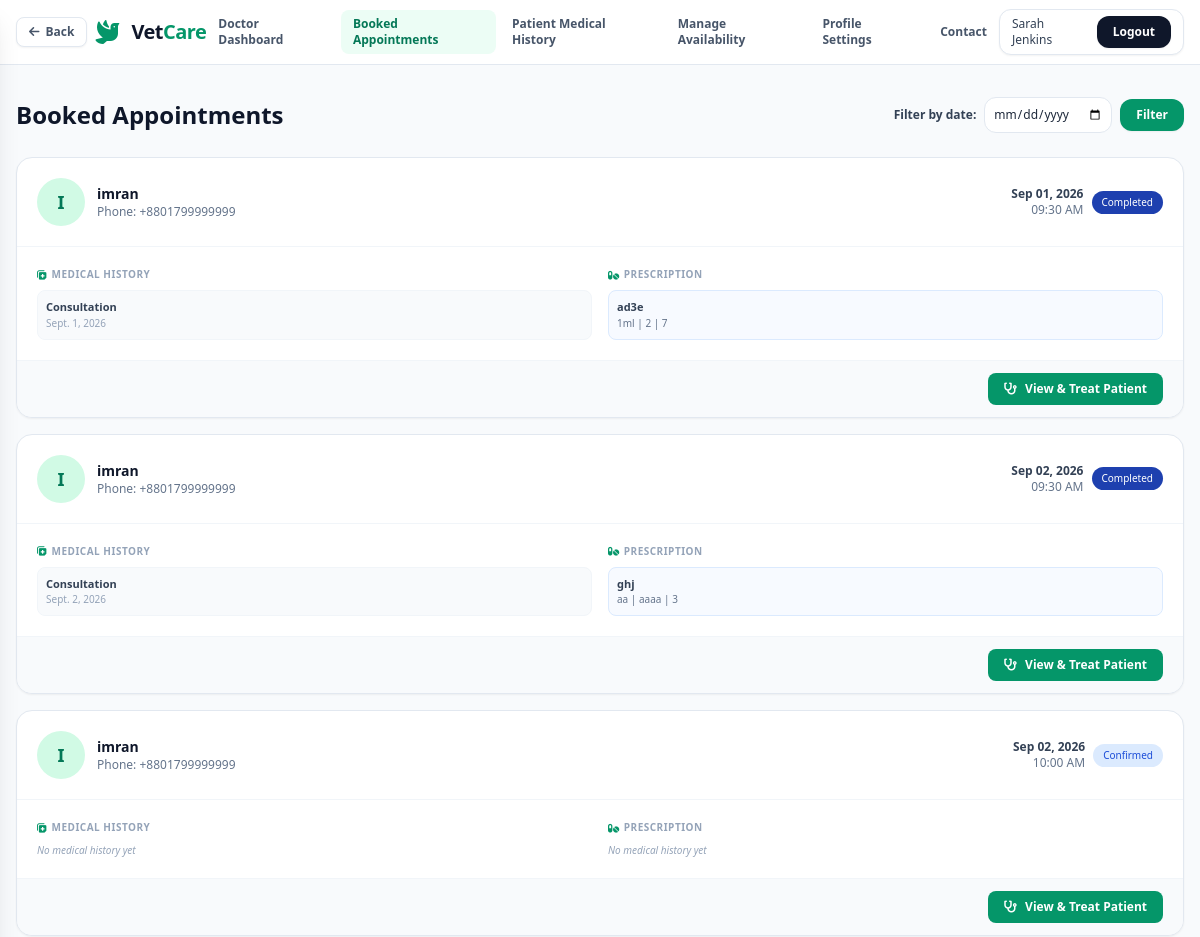
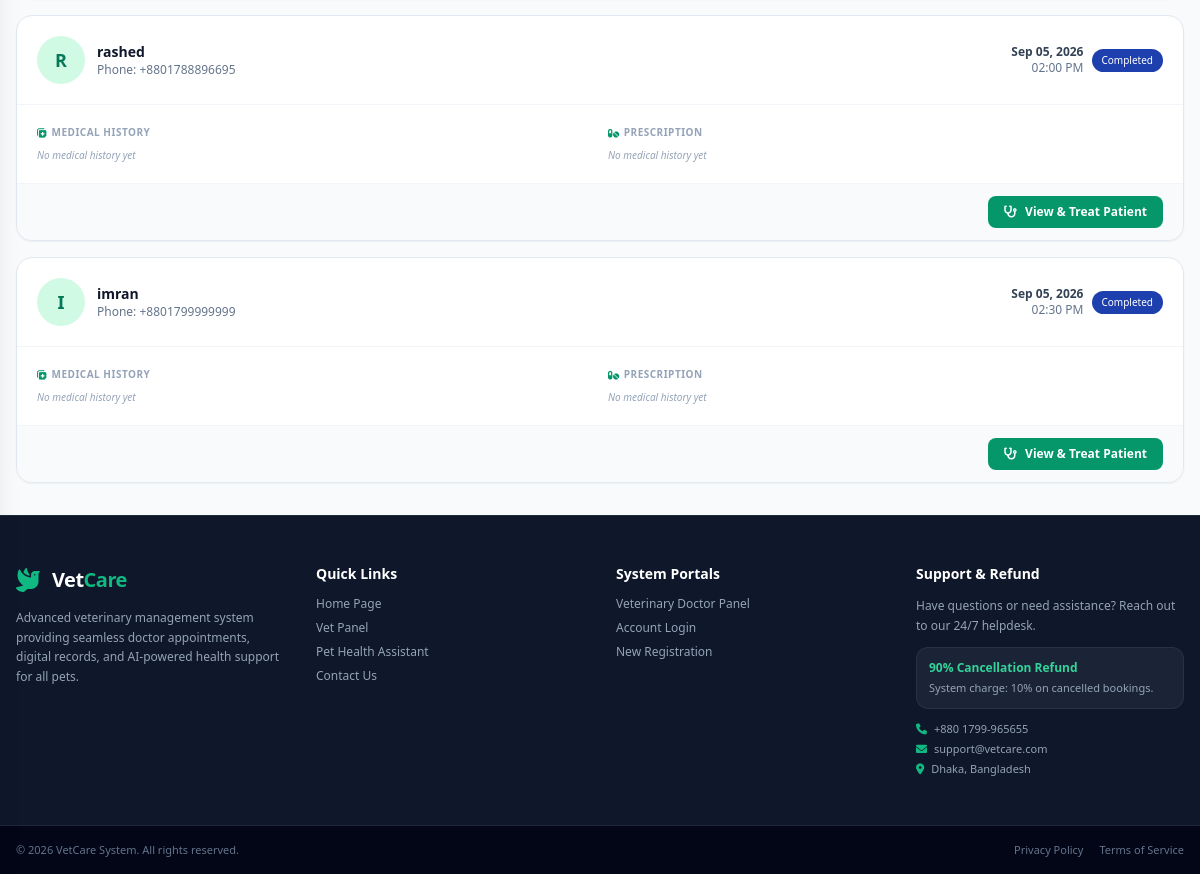
The app's page /vet/booked-appointments/ (signed in), older data (2 pictures, top to bottom).
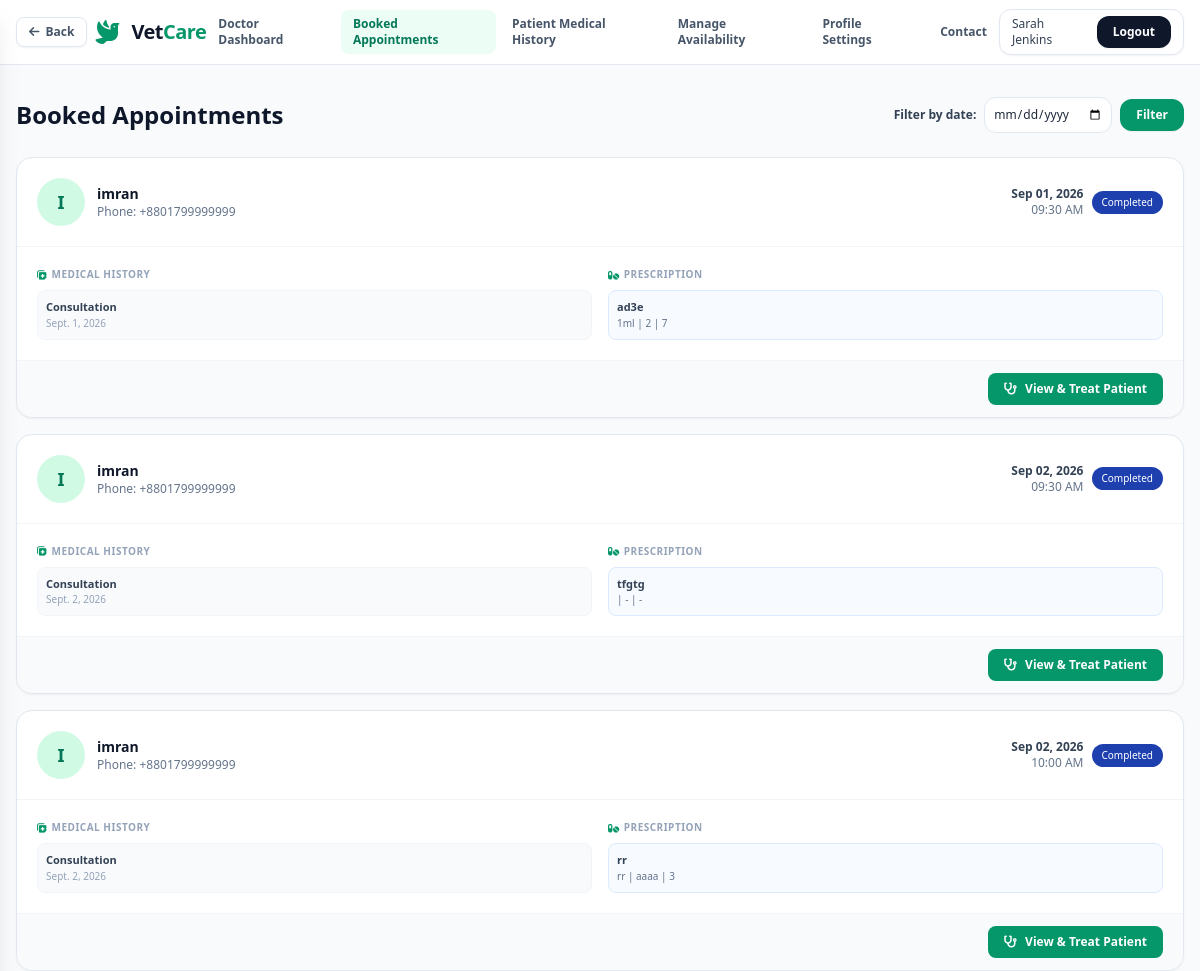
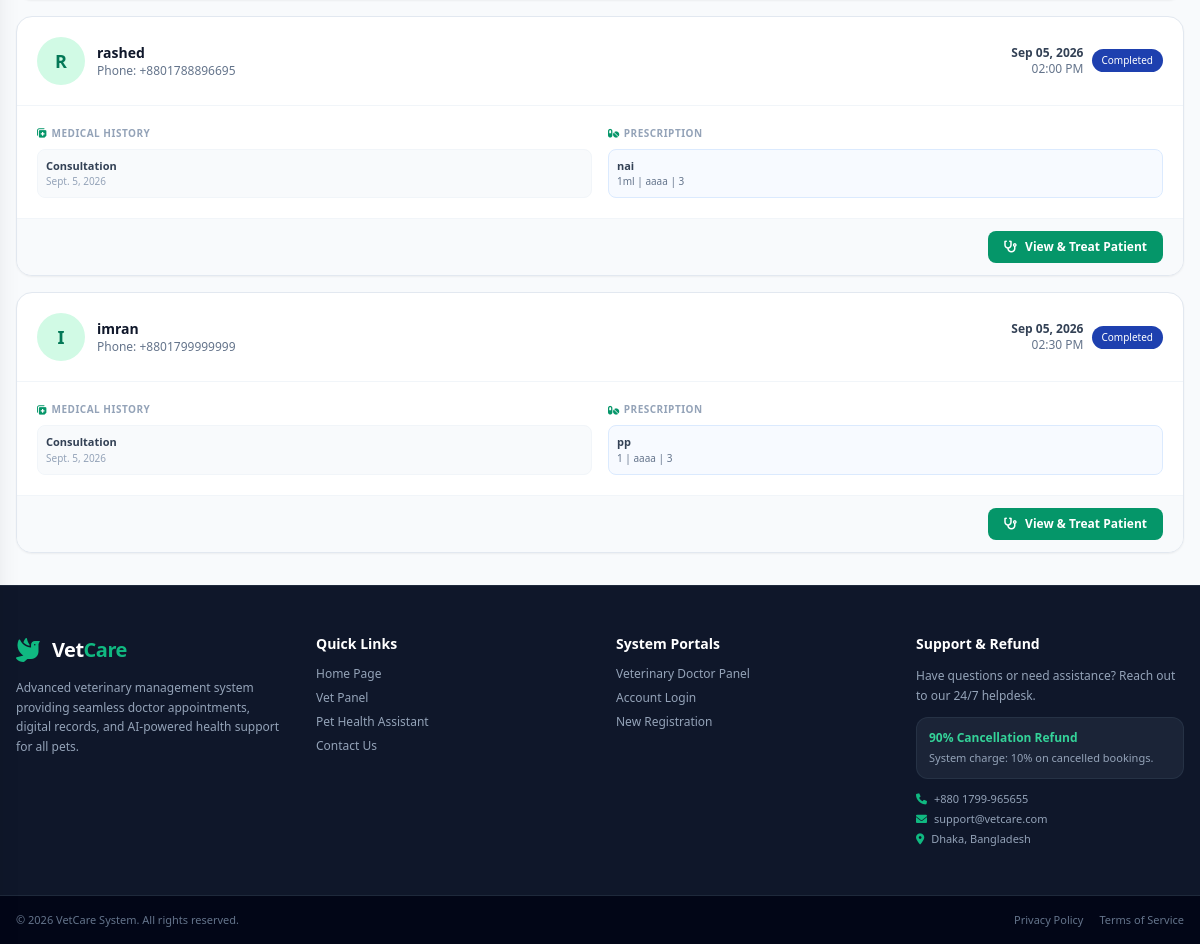
The same page, newer data (2 pictures, top to bottom).
### booking/models.py (models this page shows, shortened)
class Appointment(models.Model):
    STATUS_CHOICES = (
        ('PENDING', 'Pending'),
        ('CONFIRMED', 'Confirmed'),
        ('COMPLETED', 'Completed'),
        ('CANCELLED', 'Cancelled'),
    )
    patient = models.ForeignKey('patient.Patient', on_delete=models.CASCADE, related_name='appointments')
    doctor = models.ForeignKey('vet.Doctor', on_delete=models.CASCADE, related_name='appointments')
    date = models.DateField()
    time = models.TimeField()
    status = models.CharField(max_length=20, choices=STATUS_CHOICES, default='PENDING')
    fee = models.DecimalField(max_digits=8, decimal_places=2, default=1500.00)
    notes = models.TextField(blank=True)
    created_at = models.DateTimeField(auto_now_add=True)
    updated_at = models.DateTimeField(auto_now=True)
    class Meta:
        ordering = ['-date', '-time']

### patient/models.py (models this page shows, shortened)
class Patient(models.Model):
    user = models.OneToOneField(settings.AUTH_USER_MODEL, on_delete=models.CASCADE, related_name='patient_profile')
    pet_name = models.CharField(max_length=100)
    species = models.CharField(max_length=100)
    breed = models.CharField(max_length=100, blank=True)
    age = models.IntegerField(null=True, blank=True)
    weight = models.DecimalField(max_digits=5, decimal_places=2, null=True, blank=True)
    medical_history = models.TextField(blank=True)
    created_at = models.DateTimeField(auto_now_add=True)

class MedicalHistory(models.Model):
    patient = models.ForeignKey(Patient, on_delete=models.CASCADE, related_name='medical_histories')
    appointment = models.ForeignKey('booking.Appointment', on_delete=models.SET_NULL, null=True, blank=True, related_name='medical_histories')
    diagnosis = models.TextField()
    notes = models.TextField(blank=True)
    medical_suggestion = models.TextField(blank=True)
    medicines = models.TextField(blank=True)
    dosage = models.TextField(blank=True)
    frequency = models.CharField(max_length=100, blank=True)
    duration = models.CharField(max_length=100, blank=True)
    date = models.DateField()
    created_at = models.DateTimeField(auto_now_add=True)

### accounts/models.py (models this page shows, shortened)
class User(AbstractUser):
    ROLE_CHOICES = (
        ('PATIENT', 'Patient'),
        ('DOCTOR', 'Doctor'),
        ('ADMIN', 'Admin'),
    )
    role = models.CharField(max_length=20, choices=ROLE_CHOICES, default='PATIENT')
    phone = models.CharField(max_length=20, blank=True)
    country_code = models.CharField(max_length=5, default='+880', blank=True)
    address = models.TextField(blank=True)
    created_at = models.DateTimeField(auto_now_add=True)

### vet/views.py (the view)
# urls.py: path('vet/booked-appointments/', views.booked_appointments, name='vet_booked_appointments'),
@login_required
def booked_appointments(request):
    if request.user.role != 'DOCTOR':
        return render(request, '403.html', status=403)
    from datetime import datetime
    from patient.models import MedicalHistory
    selected_date_str = request.GET.get('date', '').strip()
    selected_date = None
    if selected_date_str:
        try:
            selected_date = datetime.strptime(selected_date_str, '%Y-%m-%d').date()
        except ValueError:
            selected_date = None
    try:
        doctor = request.user.doctor_profile
        appointments = doctor.appointments.filter(
            payment__status='PAID',
            status__in=['CONFIRMED', 'COMPLETED'],
        ).select_related('patient__user', 'payment').order_by('date', 'time')
        if selected_date is not None:
            appointments = appointments.filter(date=selected_date)
        appointment_data = []
        for apt in appointments:
            histories = apt.patient.medical_histories.filter(appointment=apt).order_by('-date')
            appointment_data.append({
                'appointment': apt,
                'histories': histories,
            })
    except Exception:
        doctor = None
        appointment_data = []
    context = {
        'doctor': doctor,
        'appointment_data': appointment_data,
        'selected_date': selected_date_str,
        'today': datetime.now().date(),
    }
    return render(request, 'vet_booked_appointments.html', context)

### vetcure/templates/vet_booked_appointments.html (shortened to what the changed rows need)
{% extends 'base.html' %}
{% block content %}
<div class="flex-grow max-w-7xl w-full mx-auto px-4 py-8">
    <div class="flex flex-col md:flex-row md:items-center md:justify-between gap-4 mb-6">
        <h1 class="text-2xl font-bold text-slate-900">Booked Appointments</h1>
    </div>
    <div class="space-y-4">
        {% for data in appointment_data %}
        <div class="bg-white rounded-2xl border border-slate-200 shadow-sm overflow-hidden">
            <div class="p-5 border-b border-slate-100 flex flex-wrap items-center justify-between gap-3">
                <div class="flex items-center gap-3">
                    <div class="w-12 h-12 rounded-full bg-emerald-100 text-emerald-700 flex items-center justify-center font-bold text-lg">
                        {{ data.appointment.patient.user.get_full_name|first|upper }}
                    </div>
                    <div>
                        <h3 class="font-bold text-slate-900 text-sm">{{ data.appointment.patient.user.get_full_name }}</h3>
                        <p class="text-xs text-slate-500">Phone: {{ data.appointment.patient.user.phone|default:"-" }}</p>
                    </div>
                </div>
                <div class="flex items-center gap-2">
                    <div class="text-right">
                        <p class="text-xs font-semibold text-slate-700">{{ data.appointment.date|date:"M d, Y" }}</p>
                        <p class="text-xs text-slate-500">{{ data.appointment.time|time:"h:i A" }}</p>
                    </div>
                    {% if data.appointment.status == 'PENDING' %}
                    <span class="bg-amber-100 text-amber-700 px-2.5 py-1 rounded-full font-medium text-[10px]">Pending</span>
                    {% elif data.appointment.status == 'CONFIRMED' %}
                    <span class="bg-blue-100 text-blue-700 px-2.5 py-1 rounded-full font-medium text-[10px]">Confirmed</span>
                    {% elif data.appointment.status == 'COMPLETED' %}
                    <span class="bg-blue-800 text-white px-2.5 py-1 rounded-full font-medium text-[10px]">Completed</span>
                    {% else %}
                    <span class="bg-red-100 text-red-700 px-2.5 py-1 rounded-full font-medium text-[10px]">{{ data.appointment.status }}</span>
                    {% endif %}
                </div>
            </div>
            <div class="p-5 grid grid-cols-1 md:grid-cols-2 gap-4">
                <div>
                    <h4 class="text-[10px] font-bold text-slate-400 uppercase tracking-wider mb-2 flex items-center gap-1">
                        <i class="fa-solid fa-notes-medical text-emerald-600"></i> Medical History
                    </h4>
                    <div class="space-y-1">
                        {% for h in data.histories %}
                        <div class="p-2 bg-slate-50 rounded-lg border border-slate-100">
                            <p class="text-[11px] font-semibold text-slate-700">{{ h.diagnosis }}</p>
                            <p class="text-[10px] text-slate-400">{{ h.date }}</p>
                        </div>
                        {% empty %}
                        <p class="text-[10px] text-slate-400 italic">No medical history yet</p>
                        {% endfor %}
                    </div>
                </div>
                <div>
                    <h4 class="text-[10px] font-bold text-slate-400 uppercase tracking-wider mb-2 flex items-center gap-1">
                        <i class="fa-solid fa-pills text-emerald-600"></i> Prescription
                    </h4>
                    <div class="space-y-1">
                        {% for h in data.histories %}
                            {% if h.medicines %}
                            <div class="p-2 bg-blue-50/50 rounded-lg border border-blue-100">
                                <p class="text-[11px] font-semibold text-slate-700">{{ h.medicines|truncatewords:8 }}</p>
                                <p class="text-[10px] text-slate-500">{{ h.dosage }} | {{ h.frequency|default:"-" }} | {{ h.duration|default:"-" }}</p>
                            </div>
                            {% endif %}
                        {% empty %}
                        <p class="text-[10px] text-slate-400 italic">No medical history yet</p>
                        {% endfor %}
                    </div>
                </div>
            </div>
            <div class="px-5 py-3 bg-slate-50 border-t border-slate-100 flex justify-end">
                <a href="{% url 'vet_view_patient' data.appointment.id %}" class="inline-flex items-center gap-2 bg-emerald-600 hover:bg-emerald-700 text-white text-xs font-semibold px-4 py-2 rounded-lg transition">
                    <i class="fa-solid fa-stethoscope"></i> View & Treat Patient
                </a>
            </div>
        </div>
        {% empty %}
        <div class="bg-white rounded-2xl border border-slate-200 shadow-sm p-12 text-center">
            <i class="fa-solid fa-clipboard-list text-5xl text-slate-300 mb-3"></i>
            <p class="text-slate-500">No booked patients yet.</p>
        </div>
        {% endfor %}
    </div>
</div>
{% endblock %}

Row changes from the older to the newer data that the page shows:
changed MedicalHistory: medicines "ghj" → "tfgtg"; frequency "aaaa" → "-"; duration "3" → "-"; dosage "aa" → (not shown)
changed Appointment "10:00 AM": status "Confirmed" → "Completed"; no longer shows "No medical history yet No medical history yet"
added MedicalHistory: diagnosis "Consultation", date "Sept. 2, 2026", medicines "rr", dosage "rr", frequency "aaaa", duration "3", shown under Appointment "10:00 AM"
shown differently, row unchanged: Appointment "02:00 PM": no longer shows "No medical history yet No medical history yet"
added MedicalHistory: diagnosis "Consultation", date "Sept. 5, 2026", medicines "nai", dosage "1ml", frequency "aaaa", duration "3", shown under Appointment "02:00 PM"
shown differently, row unchanged: Appointment "02:30 PM": no longer shows "No medical history yet No medical history yet"
added MedicalHistory: diagnosis "Consultation", date "Sept. 5, 2026", medicines "pp", dosage "1", frequency "aaaa", duration "3", shown under Appointment "02:30 PM"
